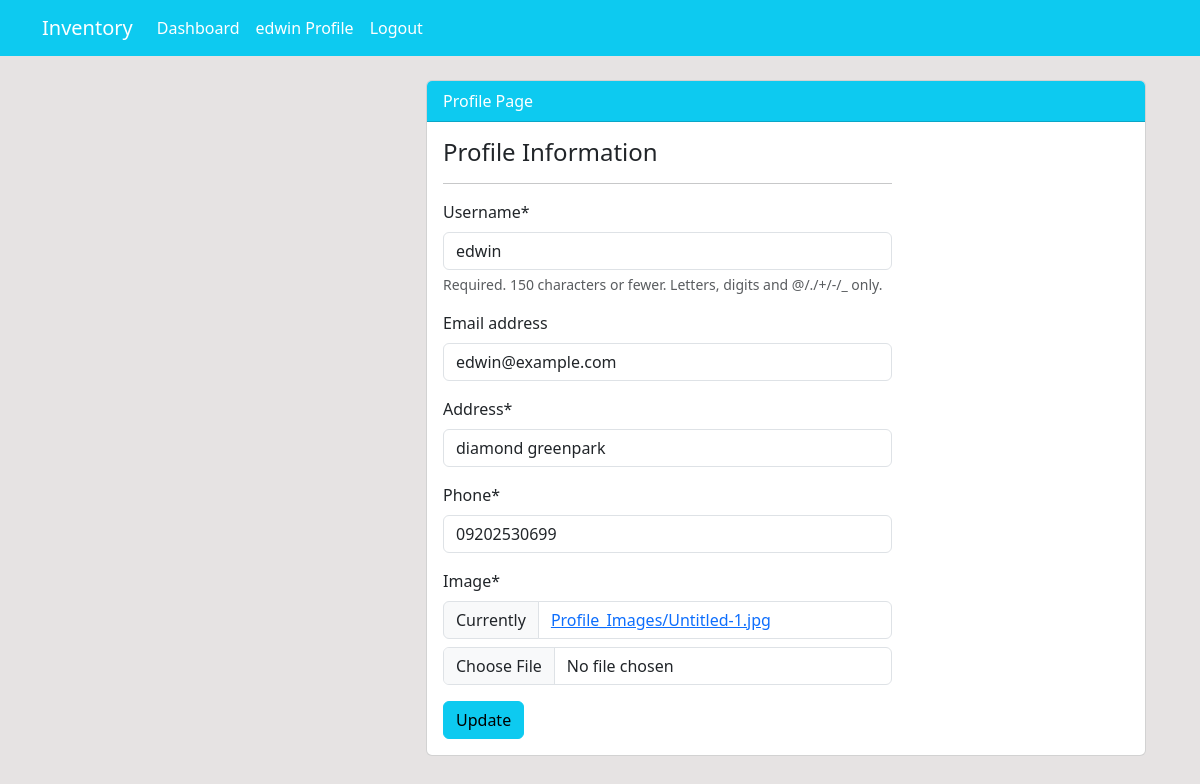
The page /profile/update/ (signed in) on the database as committed earlier.
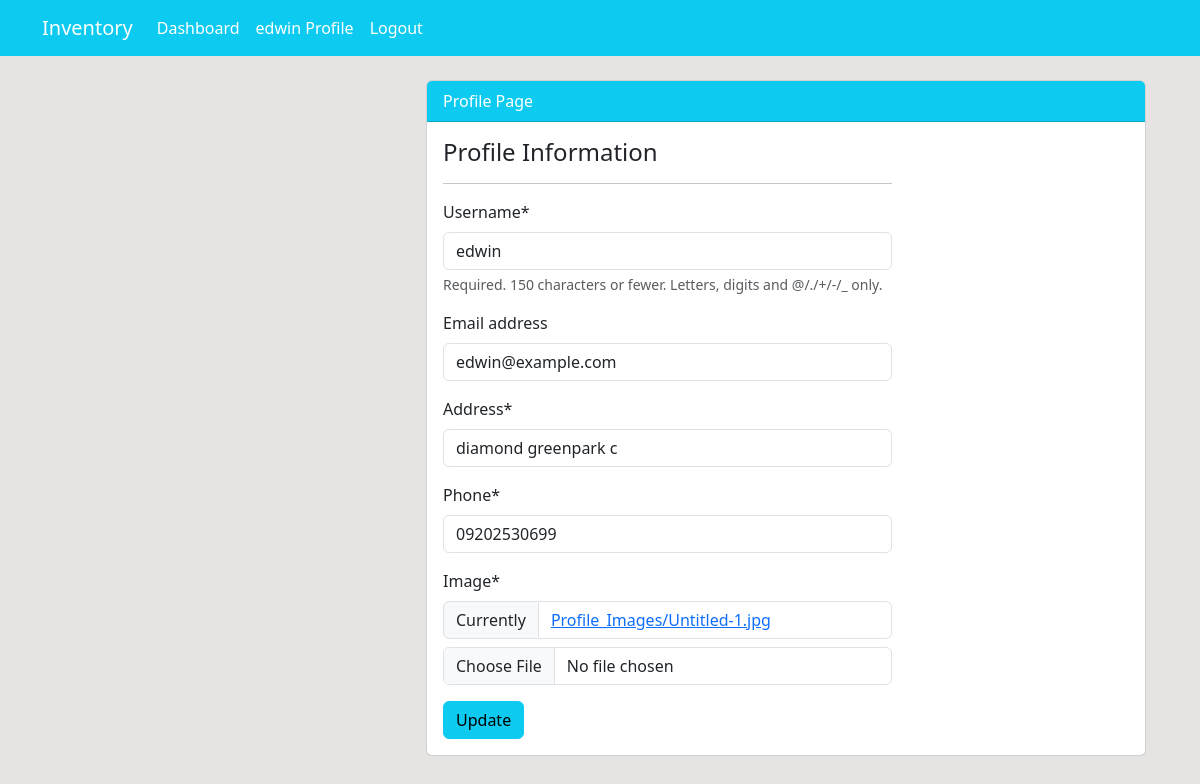
The same page on the database as committed later.
### user/models.py (models this page shows, shortened)
class Profile(models.Model):
    staff = models.OneToOneField(User, on_delete=models.CASCADE, null=True)
    address = models.CharField(max_length=200, null=True)
    phone = models.CharField(max_length=20, null=True)
    image = models.ImageField(default='avatar.jpg', upload_to='Profile_Images')

### user/views.py (the view)
# urls.py: path('profile/update/', user_view.profile_update, name='user-profile-update'),
def profile_update(request):
    if request.method == 'POST':
        user_form = UserUpdateForm(request.POST, instance=request.user)
        profile_form = ProfileUpdateForm(request.POST, request.FILES, instance=request.user.profile)
        if user_form.is_valid() and profile_form.is_valid():
            user_form.save()
            profile_form.save()
            return redirect('user-profile')
    else:
        user_form = UserUpdateForm(instance=request.user)
        profile_form = ProfileUpdateForm(instance=request.user.profile)
    context = {
        'user_form': user_form,
        'profile_form': profile_form,
    }
    return render(request, 'user/profile_update.html', context)

### user/forms.py
class UserUpdateForm(forms.ModelForm):
    class Meta:
        model = User
        fields = ['username', 'email']

class ProfileUpdateForm(forms.ModelForm):
    class Meta:
        model = Profile
        fields = ['address', 'phone', 'image']

### templates/user/profile_update.html (shortened to what this page needs)
{% extends "components/base.html" %}
{% load crispy_forms_tags %}
{% block content %}
<div class="container">
    <div class="row my-4">
        <div class="col-md-4">
        </div>
        <div class="col-md-8">
            <div class="card">
                <div class="card-header bg-info text-white">
                    Profile Page
                </div>
                <div class="card-body">
                    <div class="row">
                        <div class="col-md-8">
                            <span class="h4"> Profile Information</span>
                            <hr>
                            <form action="" method="POST" enctype="multipart/form-data">
                                {{ user_form|crispy }}
                                {{ profile_form|crispy }}
                                <input class="btn btn-info" type="submit" value="Update">
                            </form>
                        </div>
                    </div>
                </div>
            </div>
        </div>
    </div>
</div>
{% endblock %}

Rows that differ between the two databases and show on the page:
changed Profile: address "diamond greenpark" → "diamond greenpark c"
